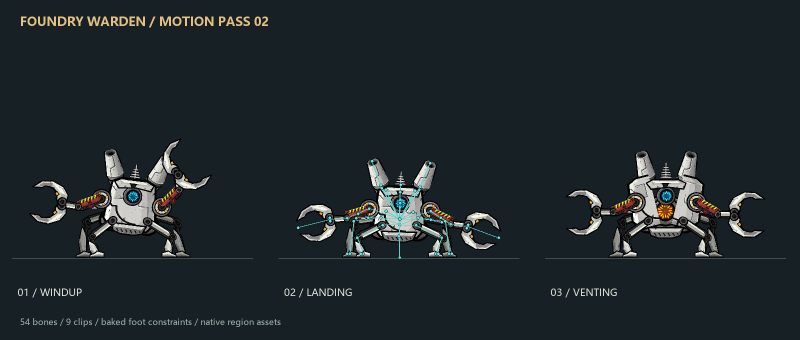
#> input picture design/foundry-warden/motion-v2-keyposes.png, 1600 x 680 px, given in place of thorax.png, which was not available (shown at 1/2 size)
$ python build_skitter_matriarch.py
#> lines starting #> are read from the running program, lines starting #| are printed output that depends on the picture
#!/usr/bin/env python3
"""Build data/anim/skitter_matriarch/skitter-matriarch.{png,atlas,json}.

Inputs are the cut-out painted parts in design/boss-redesign-v5/skitter_matriarch/parts.
The body is drawn part-by-part by the client (procedural legs/body ride, see
src/game/client/components/droids.cpp RenderMatriarch); the Spine file carries the
setup layout so the skelebank pairing and offline tools keep working.
"""
import json, os, sys
from PIL import Image

HERE = os.path.dirname(os.path.abspath(__file__))
ROOT = os.path.dirname(HERE)  # scripts/ -> repo root
PARTS = sys.argv[1] if len(sys.argv) > 1 else os.path.join(ROOT, 'design', 'boss-redesign-v5', 'skitter_matriarch', 'parts')
OUT = sys.argv[2] if len(sys.argv) > 2 else os.path.join(ROOT, 'data', 'anim', 'skitter_matriarch')
# name: (target width in atlas px, mirror so the part faces right)
SPEC = {
    'thorax': (400, True), 'abdomen': (260, True), 'sac': (120, True), 'sac_broken': (150, True),
    'head': (200, True), 'mandible': (80, True), 'thigh': (300, False), 'shin': (380, False),
    'hip': (80, False), 'glob': (64, False), 'puddle': (480, False), 'egg': (110, False), 'drop1': (48, False),
}
imgs = {}
for n, (w, m) in SPEC.items():
    im = Image.open(os.path.join(PARTS, n + '.png')).convert('RGBA')
    if m:
        im = im.transpose(Image.FLIP_LEFT_RIGHT)
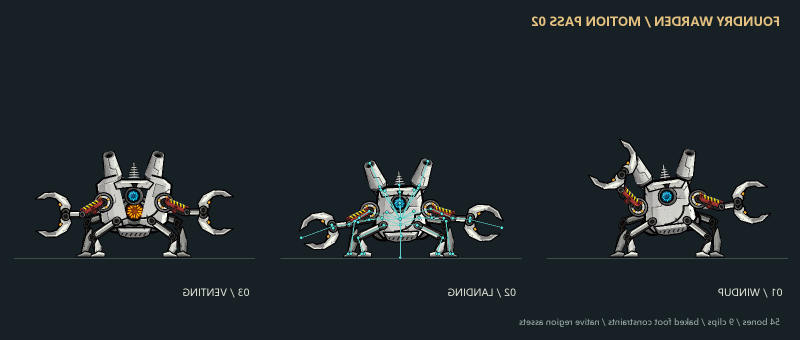
#> im: PIL image 1600x680 RGBA (shown at 1/2 size); mean R, G, B, A 31.9, 40.2, 43, 255
    h = max(1, round(im.height * w / im.width))
#> h = 170
    imgs[n] = im.resize((w, h), Image.LANCZOS)
#> pass 2 of the loop `for n, (w, m) in SPEC.items():`:
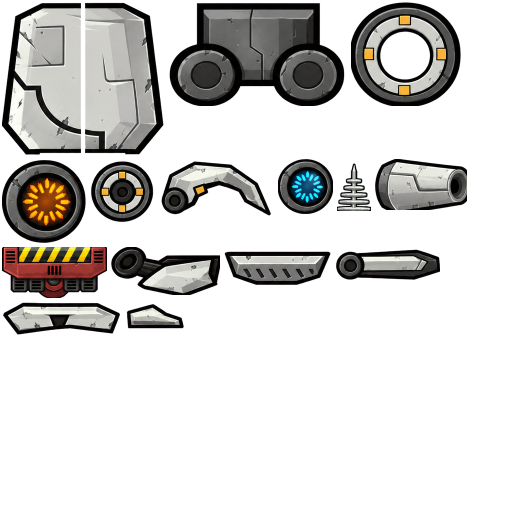
#> input picture design/foundry-warden/source/sunburst.png, 1024 x 1024 px, given in place of abdomen.png, which was not available (shown at 1/2 size)
#> im is the input picture: PIL image 1024x1024 RGBA; mean R, G, B, A 32.4, 31.2, 29.5, 76.3
#> `im = im.transpose(Image.FLIP_LEFT_RIGHT)`:
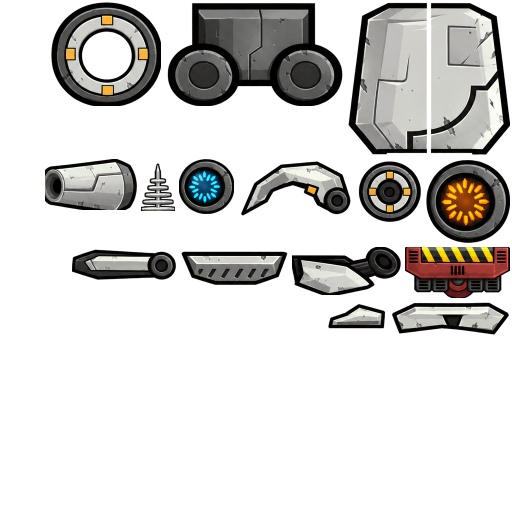
#> im: PIL image 1024x1024 RGBA (shown at 1/2 size); mean R, G, B, A 32.4, 31.2, 29.5, 76.3; transparent parts drawn white
#> (the run stopped early here; a loop or call above may not have finished)
